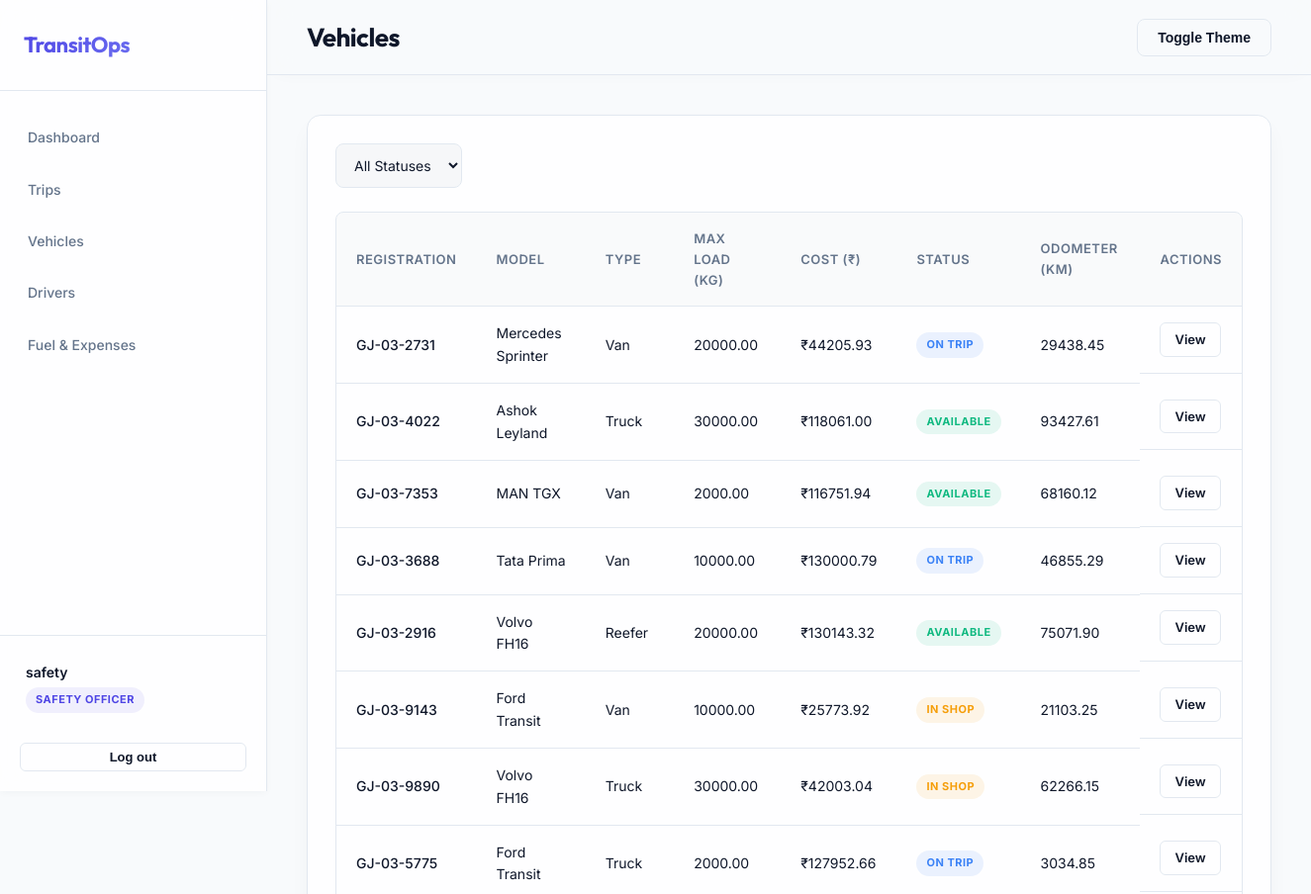
Page /vehicles/ (signed in, upper part) on the earlier database version.
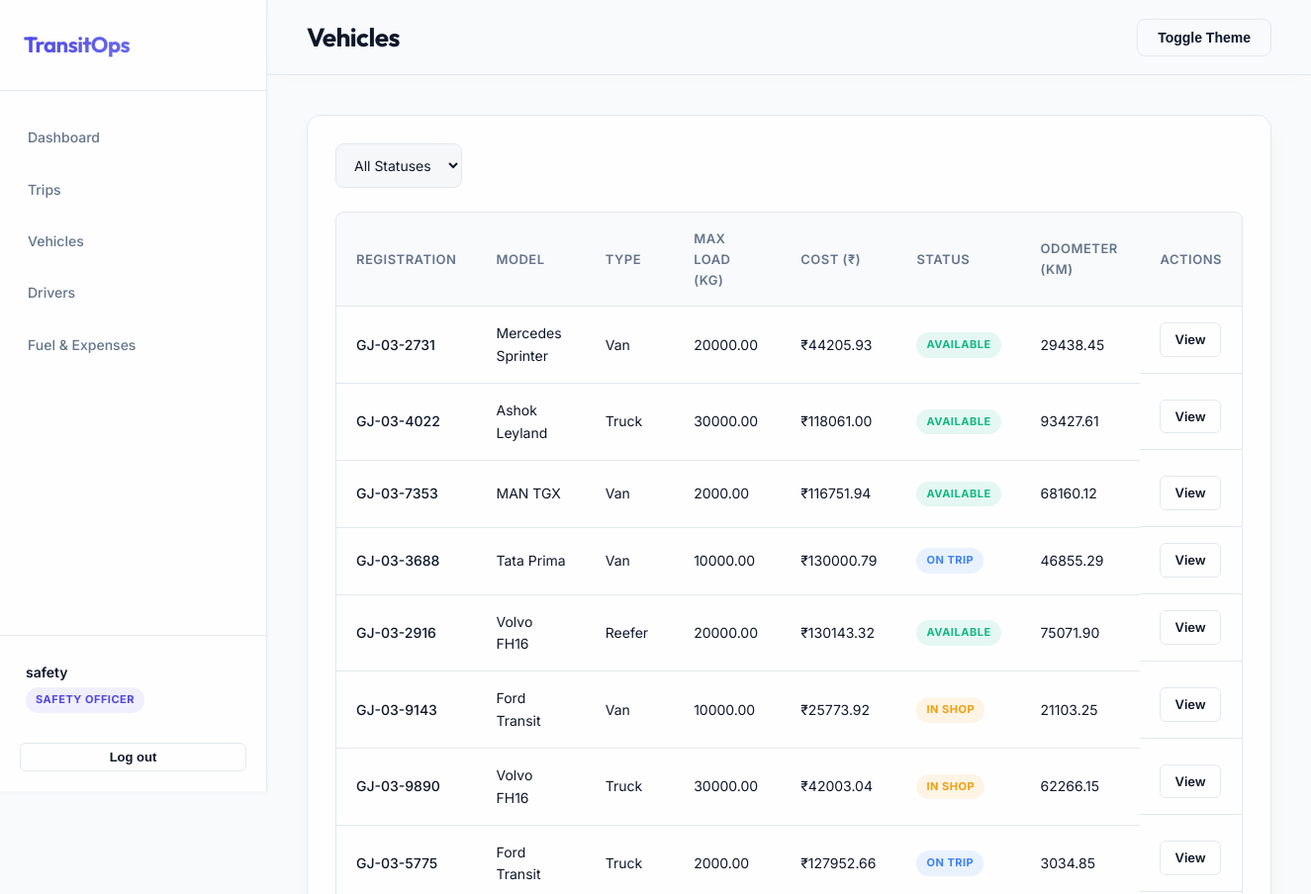
Same page on the later database version.
### vehicles/models.py (models this page shows, shortened)
class Vehicle(models.Model):
    STATUS_CHOICES = (
        ('Available', 'Available'),
        ('On Trip', 'On Trip'),
        ('In Shop', 'In Shop'),
        ('Retired', 'Retired'),
    )
    registration_number = models.CharField(max_length=50, unique=True, db_index=True)
    name_model = models.CharField(max_length=100)
    vehicle_type = models.CharField(max_length=50)
    max_load_capacity = models.DecimalField(max_digits=10, decimal_places=2, help_text="in kg")
    odometer = models.DecimalField(max_digits=10, decimal_places=2, default=0.0, help_text="in km")
    acquisition_cost = models.DecimalField(max_digits=12, decimal_places=2)
    status = models.CharField(max_length=20, choices=STATUS_CHOICES, default='Available')
    region = models.CharField(max_length=100, blank=True)
    created_at = models.DateTimeField(auto_now_add=True)
    updated_at = models.DateTimeField(auto_now=True)
    class Meta:
        ordering = ['-created_at']

### vehicles/views.py (the view)
# urls.py: path('', views.vehicle_list, name='vehicles_list'),
@role_required('Fleet Manager', 'Safety Officer', 'Admin')
def vehicle_list(request):
    status_filter = request.GET.get('status')
    vehicles = Vehicle.objects.all()
    if status_filter:
        vehicles = vehicles.filter(status=status_filter)
    return render(request, 'vehicles/list.html', {'vehicles': vehicles, 'status_filter': status_filter})

### templates/vehicles/list.html (shortened to what this page needs)
{% extends 'base.html' %}
{% block page_title %}Vehicles{% endblock %}
{% block content %}
<div class="card">
    <div style="display: flex; justify-content: space-between; margin-bottom: 24px;">
        <form method="get" style="display: flex; gap: 16px;">
            <select name="status" class="form-control" onchange="this.form.submit()" style="width: auto;">
                <option value="">All Statuses</option>
            </select>
        </form>
    </div>
    <div class="table-container">
        <table class="table">
            <thead>
                <tr>
                    <th>Registration</th>
                    <th>Model</th>
                    <th>Type</th>
                    <th>Max Load (kg)</th>
                    <th>Cost (₹)</th>
                    <th>Status</th>
                    <th>Odometer (km)</th>
                    <th>Actions</th>
                </tr>
            </thead>
            <tbody>
                {% for vehicle in vehicles %}
                <tr>
                    <td style="font-weight: 500;">{{ vehicle.registration_number }}</td>
                    <td>{{ vehicle.name_model }}</td>
                    <td>{{ vehicle.vehicle_type }}</td>
                    <td>{{ vehicle.max_load_capacity }}</td>
                    <td>₹{{ vehicle.acquisition_cost }}</td>
                    <td>
                        <span class="badge
                            {% if vehicle.status == 'Available' %}badge-success
                            {% elif vehicle.status == 'On Trip' %}badge-info
                            {% elif vehicle.status == 'In Shop' %}badge-warning
                            {% else %}badge-danger{% endif %}">
                            {{ vehicle.status }}
                        </span>
                    </td>
                    <td>{{ vehicle.odometer }}</td>
                    <td style="display: flex; gap: 8px;">
                        <a href="{% url 'vehicle_detail' vehicle.id %}" class="btn btn-ghost btn-sm">View</a>
                    </td>
                </tr>
                {% empty %}
                <tr>
                    <td colspan="8" style="text-align: center; color: var(--text-muted); padding: 24px;">No vehicles found.</td>
                </tr>
                {% endfor %}
            </tbody>
        </table>
    </div>
</div>
{% endblock %}

Differences in the rows shown:
changed Vehicle "GJ-03-2731": status "ON TRIP" → "AVAILABLE"
